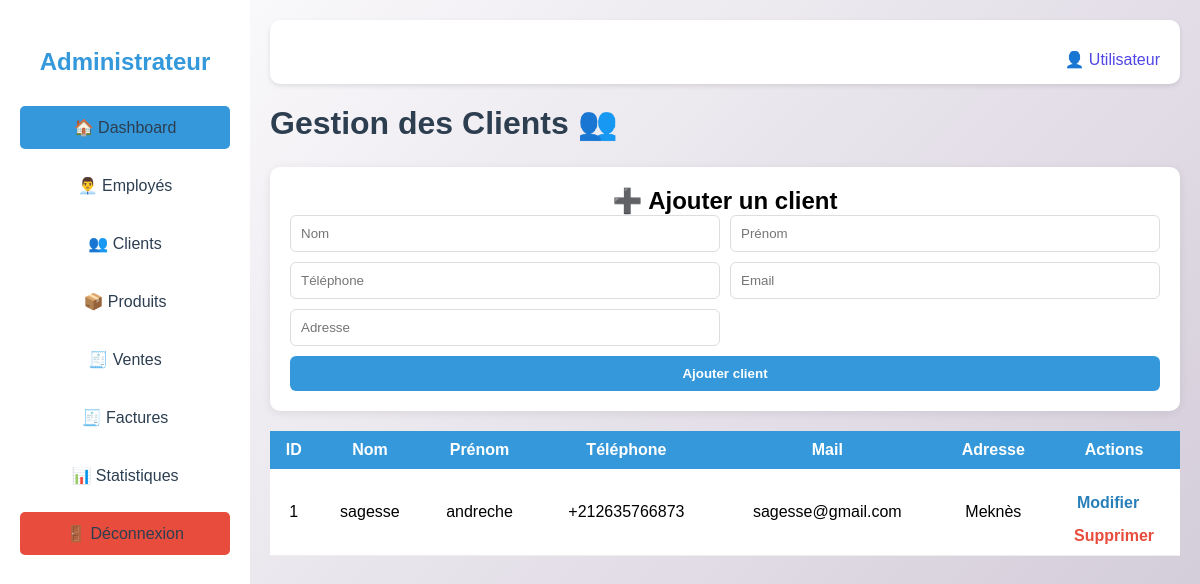
/clients.php, run on the app's committed database.
### tables this page shows
CREATE TABLE IF NOT EXISTS `clients` (
  `id_client` int(11) NOT NULL AUTO_INCREMENT,
  `nom` varchar(100) NOT NULL,
  `prenom` varchar(100) NOT NULL,
  `mail` varchar(150) NOT NULL,
  `telephone` varchar(30) NOT NULL,
  `adresse` varchar(80) NOT NULL,
  `id_user` int(11) NOT NULL,
  PRIMARY KEY (`id_client`),
  KEY `id_user` (`id_user`)
);

### clients.php (the view, shortened to what this page needs)
<?php
require_once "connexion.php";
$clients = $pdo->query("SELECT id_client, nom, prenom, telephone, mail, adresse FROM clients ORDER BY id_client DESC")->fetchAll(PDO::FETCH_ASSOC);
?>
<!DOCTYPE html>
<html lang="fr">
<head>
<link rel="stylesheet" href="style.css?v=2">
</head>
<body>
<div class="sidebar">
    <h2>Espace <br><span>Administrateur</span></h2>
     <ul>
        <li class="active"><a href="dashboardadmin.php">🏠 Dashboard</a></li>
        <li><a href="employe.php">👨‍💼 Employés</a></li>
        <li><a href="clients.php">👥 Clients</a></li>
        <li><a href="produits.php">📦 Produits</a></li>
        <li><a href="ventes.php">🧾 Ventes</a></li>
        <li><a href="factures.php">🧾 Factures</a></li>
        <li><a href="statistiques.php">📊 Statistiques</a></li>
        <li class="logout"><a href="logout.php">🚪 Déconnexion</a></li>
    </ul>
</div>
<div class="main">
    <div class="topbar">
        <div class="user-menu">
            <a href="profil.php" class="profile-icon" title="Mon Profil">
                👤 <?= htmlspecialchars($_SESSION['mail'] ?? 'Utilisateur'); ?>
            </a>
        </div>
    </div>
    <div class="welcome">
        <h1>Gestion des Clients 👥</h1>
    </div>
<div class="card">
    <h2>➕ Ajouter un client</h2>
    <form method="POST" class="form-grid">
        <input type="text" name="nom" placeholder="Nom" required>
        <input type="text" name="prenom" placeholder="Prénom" required>
        <input type="text" name="telephone" placeholder="Téléphone" required>
        <input type="email" name="mail" placeholder="Email" required>
        <input type="text" name="adresse" placeholder="Adresse" required>
        <button type="submit" name="ajouter">Ajouter client</button>
    </form>
</div>
<table style="width:100%; border-collapse:collapse; background:white; margin-top:20px;">
    <tr style="background:#3498db; color:white;">
        <th>ID</th>
        <th>Nom</th>
        <th>Prénom</th>
        <th>Téléphone</th>
        <th>Mail</th>
        <th>Adresse</th>
        <th>Actions</th>
    </tr>
    <?php if (empty($clients)): ?>
        <tr>
            <td colspan="7" style="text-align:center; padding:20px;">
                Aucun client enregistré.
            </td>
        </tr>
    <?php else: ?>
        <?php foreach ($clients as $c): ?>
        <tr style="text-align:center; border-bottom:1px solid #eee;">
            <td><?= htmlspecialchars($c['id_client']) ?></td>
            <td><?= htmlspecialchars($c['nom']) ?></td>
            <td><?= htmlspecialchars($c['prenom']) ?></td>
            <td><?= htmlspecialchars($c['telephone']) ?></td>
            <td><?= htmlspecialchars($c['mail']) ?></td>
            <td><?= htmlspecialchars($c['adresse']) ?></td>
          <td style="white-space:nowrap;">
    <a href="edit_client.php?id=<?= $c['id_client'] ?>"
       style="color:#2980b9; font-weight:bold; margin-right:12px; text-decoration:none;">
        Modifier
    </a>
    <a href="clients.php?delete=<?= $c['id_client'] ?>"
       style="color:#e74c3c; font-weight:bold; text-decoration:none;"
       onclick="return confirm('Supprimer ce client ?')">
        Supprimer
    </a>
</td>
        </tr>
        <?php endforeach; ?>
    <?php endif; ?>
</table>
</div>
</body>
</html>

### style.css (style rules this page uses)
* { margin: 0; padding: 0; box-sizing: border-box; font-family: Arial, sans-serif; }
body { background: linear-gradient(135deg, white, #cfc7d6); min-height: 100vh; display: flex; flex-direction: column; }
input { padding: 12px; border: 1px solid #ddd; border-radius: 8px; outline: none; transition: 0.3s; }
button { padding: 12px; border: none; border-radius: 8px; cursor: pointer; font-weight: bold; transition: 0.3s; }
button[type="submit"] { background: #4f46e5; color: white; }
a { display: block; text-align: center; margin-top: 15px; color: #4f46e5; text-decoration: none; }
.sidebar { width:250px; min-height:100vh; background:white; color:white; padding:20px; position:fixed; left:0; top:0; }
.sidebar h2 { text-align:center; margin-bottom:30px; }
.sidebar span { color:#3498db; }
.sidebar ul { list-style:none; }
.sidebar ul li { margin:10px 0; }
.sidebar ul li a { color:#2c3e50; text-decoration:none; display:block; padding:12px; border-radius:5px; transition:0.3s; }
.sidebar ul li a:hover, .sidebar ul li.active a { background:#3498db; }
.logout a { background:#e74c3c; }
.main { margin-left:250px; width:calc(100% - 250px); padding:20px; }
.topbar { background:white; padding:15px 20px; border-radius:10px; display:flex; justify-content:flex-end; margin-bottom:20px; box-shadow:0 2px 5px rgba(0,0,0,0.1); }
.welcome { margin-bottom:25px; }
.welcome h1 { color:#2c3e50; }
.card { background:white; padding:20px; border-radius:10px; text-align:center; box-shadow:0 2px 5px rgba(0,0,0,0.1); }
.form-grid { display:grid; grid-template-columns:repeat(2,1fr); gap:10px; }
.form-grid input { padding:10px; border:1px solid #ddd; border-radius:6px; }
.form-grid button { grid-column:span 2; padding:10px; background:#3498db; color:white; border:none; border-radius:6px; cursor:pointer; }
.card { background:white; padding:20px; border-radius:10px; margin-bottom:20px; box-shadow:0 2px 10px rgba(0,0,0,0.08); }
table { width:100%; border-collapse:collapse; background:white; margin-top:20px; }
th { background:#3498db; color:white; padding:10px; }
td { padding:10px; text-align:center; border-bottom:1px solid #eee; }

### data on the page
clients: id_client "1", nom "sagesse", prenom "andreche", telephone "+212635766873", mail "sagesse@gmail.com", adresse "Meknès"

### other printed values
$_SESSION['mail'] "Utilisateur"
